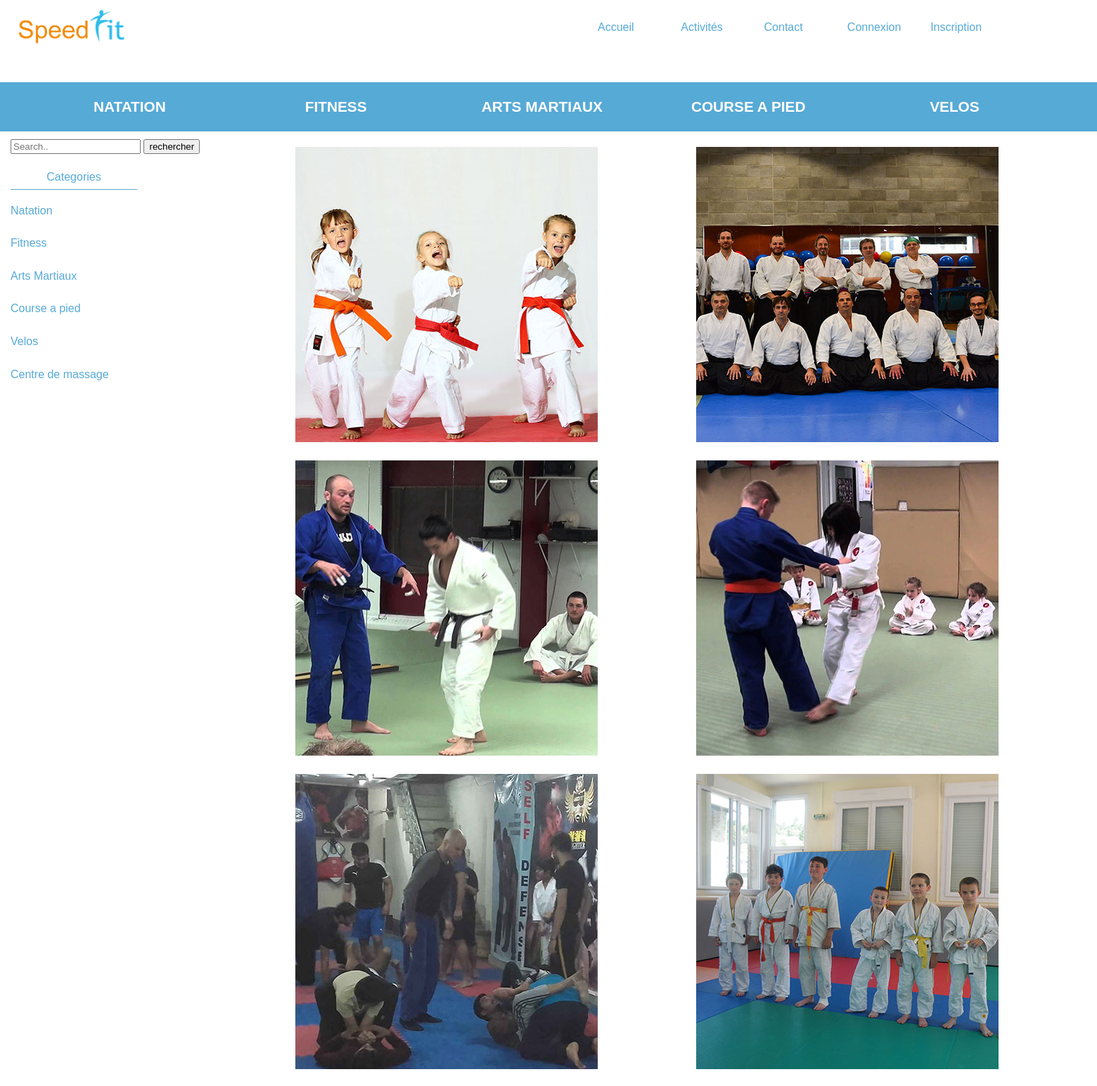
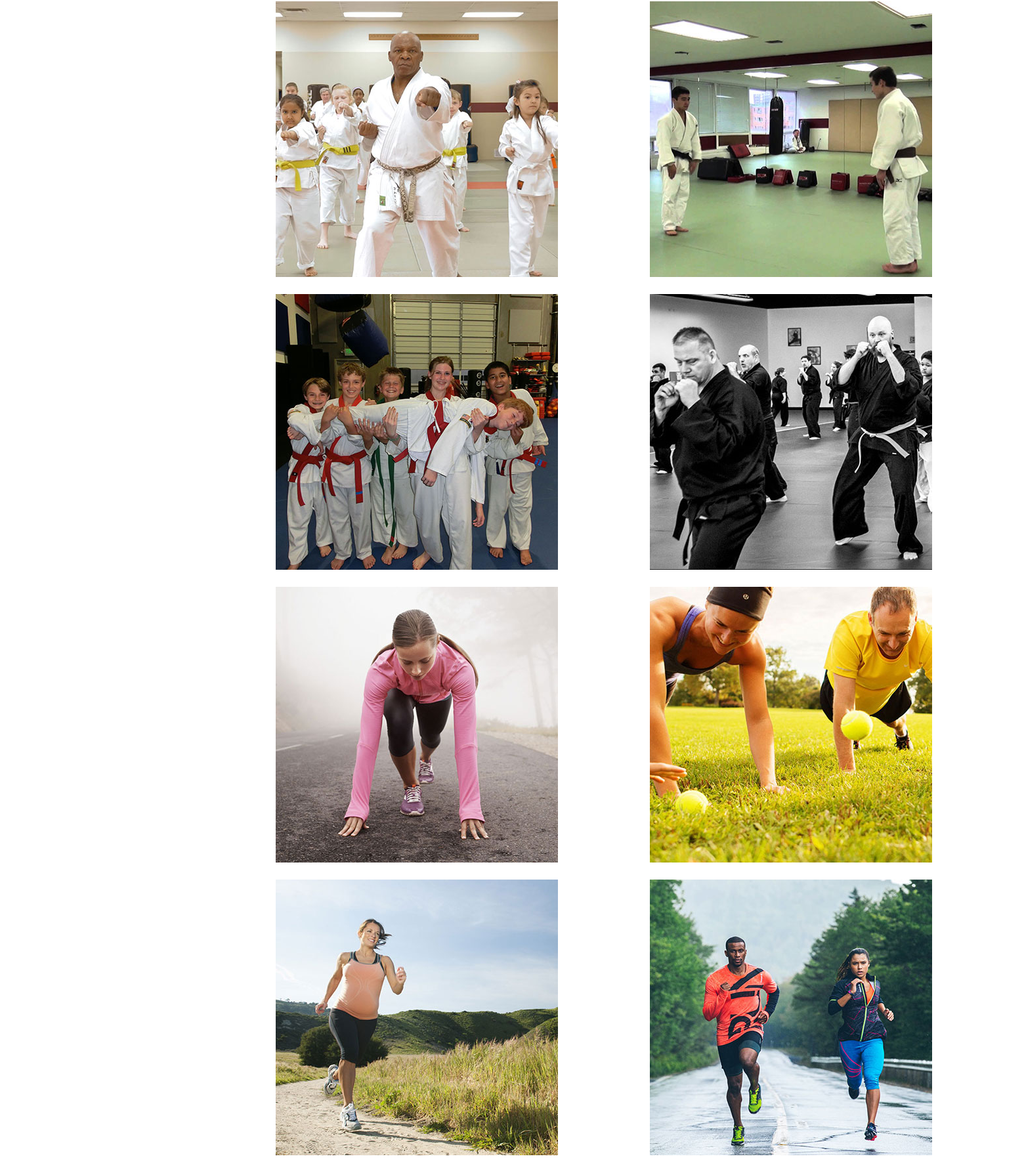
The page /catalogue.php (upper part) on the database its author committed (2 pictures, top to bottom).
### tables this page shows
CREATE TABLE `article` (
  `id` int(11) NOT NULL,
  `name` varchar(256) NOT NULL,
  `description` varchar(1024) DEFAULT NULL,
  `category_id` int(11) NOT NULL,
  `image` varchar(256) DEFAULT NULL,
  `image_h` varchar(256) DEFAULT NULL
);

### db/db_access.php (called while the page is built, shortened)
<?php
$mysqli = new mysqli(DB_HOST, DB_USERNAME, DB_PASSWORD, DB_NAME);
function get_articles($where = '') {
    global $mysqli;
    $query_str = 'SELECT * FROM `article` ' . $where;
    $res = $mysqli->query($query_str);
    $data = array();
    if ($res && ($res->num_rows > 0)) {
        while ($article = $res->fetch_assoc()) {
            $data[$article['id']] = $article;
        }
    }
    return $data;
}

### catalogue.php (the view, shortened to what this page needs)
<?php
require_once 'db/db_access.php';
require_once 'views/header.php';
$where = '';
function make_m_filename($filename) {
    return str_replace('.jpg', '-m.jpg',$filename);
}
$articles = get_articles($where);
?>
<main>
    <div id="wrapper" class="row">
        <div class="col-3 col-m-12">
            <?php require_once 'views/aside.php'; ?>
        </div>
        <div class=" row col-9">
            <?php foreach ($articles as $id => $article) { ?>
                <div id="article" class="col-6">
                    <div class="img_activites">
                        <a href="details.php"><img src="<?= PATH_IMAGE, make_m_filename($article['image']) ?>"
                                                   alt="<?= $article['name'] ?>"/></a>
                    </div>
                </div>
            <?php } ?>
        </div>
    </div>
</main>
<?php
require_once 'views/footer.php';
?>

### views/header.php (shortened to what this page needs)
<?php
$where = '';
$articles = get_articles($where);
function is_logged_in()
{
    return (array_key_exists(PS_USERNAME, $_SESSION) && (!empty($_SESSION[PS_USERNAME])));
}
?>
<!DOCTYPE html>
<html lang="en">
<head>
    <link rel="stylesheet" href="style/main.css">
    <link rel="stylesheet" href="jquery-ui-1.12.1/jquery-ui.css">
</head>
<body>
<header>
    <div id="menu_fixe" class="row">
        <div class="col-6 col-m-12">
            <a href="index.php"><img src="images/logo.png" alt="le logo du site"></a>
        </div>
        <div class="col-6">
            <nav>
                <ul class="row">
                    <li class="col-2 col-m-12"><a href="index.php"> Accueil</a></li>
                    <li class="col-2 col-m-12"><a href="catalogue.php"> Activités</a></li>
                    <li class="col-2"><a href="contact.php"> Contact</a></li>
                    <?php if (is_logged_in()) {
                        echo "
                    <form name='logout' id='logout' method='post'>
                        <input type='submit' id='logout_btn' name='logout_btn' value='Déconnecter'/>
                        <a style='visibility: hidden' href='inscription.php'>s'inscrire</a>
                    </form>";
                        echo "
                  <marquee direction='left' scrollamount='4' onMouseOver='this.stop();' onMouseOut='this.start();'>
                        <span>Bienvenu dans votre espace personel</span>
                    </marquee> ";
                    } else {
                        echo "<li class='col-2 col-m-12'><a href='#id01'> Connexion</a></li>
                    <li class='col-2 col-m-12'><a href='inscription.php'>Inscription</a></li> ";
                    } ?>
                </ul>
            </nav>
        </div>
    </div>
    <div id="second_menu">
        <nav>
            <ul class="row">
                <li><a href="catalogue.php?catid=1"> NATATION</a></li>
                <li><a href="catalogue.php?catid=2"> FITNESS</a></li>
                <li><a href="catalogue.php?catid=4"> ARTS MARTIAUX</a></li>
                <li><a href="catalogue.php?catid=3"> COURSE A PIED</a></li>
                <li><a href="catalogue.php?catid=5"> VELOS</a></li>
            </ul>
        </nav>
    </div>
</header>

### views/aside.php (shortened to what this page needs)
<aside>
    <div>
        <form method="post">
            <input type="text" name="search" placeholder="Search..">
            <input type="submit" name="rechercher" value="rechercher">
        </form>
    </div>
    <div id="menu-deroulant">
                <ul>
                    <li><a href="#">Categories</a>
                    <li><a href="catalogue.php?catid=1">Natation</a></li>
                    <li><a href="catalogue.php?catid=2">Fitness</a></li>
                    <li><a href="catalogue.php?catid=4">Arts Martiaux</a></li>
                    <li><a href="catalogue.php?catid=3">Course a pied</a></li>
                    <li><a href="catalogue.php?catid=5">Velos</a></li>
                    <li><a href="catalogue.php?catid=6">Centre de massage</a></li>
                </ul>
    </div>
</aside>

### views/footer.php (shortened to what this page needs)
</body>
</html>

### style/main.css (style rules this page uses)
* { box-sizing: border-box; }
aside, div, section, header, footer, nav { display: block; }
html { font-family: Arial, sans-serif; font-size: 16px; }
body { margin: 0; padding: 0; }
[class*="col-"] { float: left; padding: 11px 15px; }
.row:after { content: ""; clear: both; display: block; }
.col-2 { width: 16.66%; }
.col-3 { width: 25%; }
.col-6 { width: 50%; }
.col-9 { width: 75%; }
#menu_fixe { min-width: 1150px; position: fixed; top: 0; width: 100%; background-color: rgba(255, 255, 255, 0.7); }
#menu_fixe li { line-height: 2px; }
#menu_fixe a { color: #56aad6; }
#second_menu { min-width: 1150px; margin-top: 7.5%; background-color: #56aad6; height: 70px; }
#second_menu a { color: white; font-weight: bold; font-size: 1.3rem; }
#second_menu li { line-height: 70px; display: inline-block; width: 19%; text-align: center; }
header li { list-style-type: none; }
header li a { text-decoration: none; }
header img { width: 170px; }
#menu-deroulant { padding: 0; margin: 0; list-style: none; width: 180px; }
#menu-deroulant ul { padding: 0; margin-bottom: 5%; list-style: none; }
#menu-deroulant li { margin-bottom: 7%; background-color: #fff; }
#menu-deroulant li:first-of-type { text-align: center; border-bottom: 1px solid #56aad6; }
#menu-deroulant a { display: block; text-decoration: none; color: #56aad6; padding: 8px 0; font-size: 1.2em }
#menu-deroulant ul li a, #menu-deroulant li:hover li a { font-size: 1em }
#menu-deroulant ul li:last-child { border-radius: 0 0 6px 6px; border: none; }

### rows shown on the page
article: shows a picture
article: shows a picture
article: shows a picture
article: shows a picture
article: shows a picture
article: shows a picture
article: shows a picture
article: shows a picture
article: shows a picture
article: shows a picture
article: shows a picture
article: shows a picture
article: shows a picture
article: shows a picture
